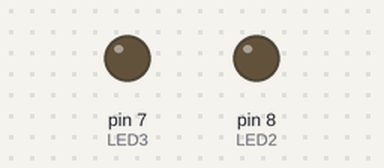
A sketch run on a simulated Arduino Uno, built with avr-gcc and run on an emulated ATmega328P. On the bench: output pins drawn as LEDs (lit = HIGH). What the sketch prints to the serial monitor is not drawn. At 14.8 s the program stops and its outputs stay as they are.

Above: at 0.1 s.
At 2.1 s:
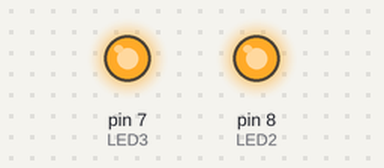
At 14.6 s:
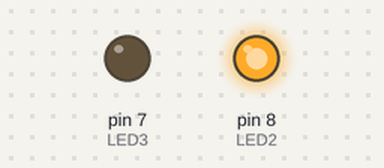
Timing chart, 0 to 16.1 s (numbered marks = the images above):
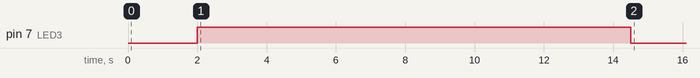

Measured:
- by itself, pin 7 (LED3): HIGH → LOW at 14.5 s

The sketch:

HT-03_CAN_staytest0.ino
```cpp
// MIT Cheetah モーターのサンプルプログラム

#include <mcp_can.h>
#include <SPI.h>

/*SAMD core*/
#ifdef ARDUINO_SAMD_VARIANT_COMPLIANCE
#define SERIAL serialUSB
#else
#define SERIAL Serial
#endif

#define LED2 8 //Define LED pins on CAN-Bus Shield
#define LED3 7 //Define LED pins on CAN-Bus Shield
#define MOTOR_ADDRESS 0x01
#define LOOPTIME 5

// Control table
//---------------------------------------------------------
// MIT-Cheetah motor is controlled with 5 variables:
// position... target position
// velocity... target velocity
// kp... PD control P gain
// kd... PD control D gain
// ff... Feedforward torque bias input
//---------------------------------------------------------
// output_torque = kp*position_error + kd*velocity_error
//                  + Feedforward_torque
//---------------------------------------------------------
int pos = 0 * 1024;
int vel = 0;
int kp = 50;
int kd = 25;
int ff = 0;

// convert signed variables to unsigned variables to match the protocols
unsigned int upos = pos - 32768; // 16 bit
unsigned int uvel = vel - 2048;  // 12 bit
unsigned int ukp = kp;           // 12 bit (defined as positive value only)
unsigned int ukd = kd;           // 12 bit (defined as positive value only)
unsigned int uff = ff - 2048;    // 12 bit

//the cs pin of the version after v1.1 is default to D9
//v0.9b and v1.0 is default D10
const int SPI_CS_PIN = 10;

MCP_CAN CAN(SPI_CS_PIN); //set CS PIN

unsigned long timer[3];   // for controller
unsigned char can_msg[8]; // 8 bytes CAN message

void setup()
{
  SERIAL.begin(115200);
  pinMode(LED2, OUTPUT);
  pinMode(LED3, OUTPUT);
  delay(1000);

  // CAN initialization
  while (CAN_OK != CAN.begin(CAN_1000KBPS)) //init can bus : baudrate = 1Mbps
  {
    SERIAL.println("CAN BUS Shield init fail");
    SERIAL.println(" Init CAN BUS Shield again");
    delay(100);
  }

  SERIAL.println("CAN BUS Shield init ok!");
  digitalWrite(LED2, HIGH);
  delay(1000);

  // エンコーダのゼロを現在の位置にする
  SERIAL.print("position initializing...");
  can_msg[0] = 0xFF;
  can_msg[1] = 0xFF;
  can_msg[2] = 0xFF;
  can_msg[3] = 0xFF;
  can_msg[4] = 0xFF;
  can_msg[5] = 0xFF;
  can_msg[6] = 0xFF;
  can_msg[7] = 0xFE;
  SERIAL.println("sending CAN msg...");
  CAN.sendMsgBuf(MOTOR_ADDRESS, 0, 8, can_msg);
  digitalWrite(LED3, HIGH);
  delay(1000);

  // モーターモードに入り，トルクをオンにする
  SERIAL.print("Motor ctrl ON...");
  can_msg[0] = 0xFF;
  can_msg[1] = 0xFF;
  can_msg[2] = 0xFF;
  can_msg[3] = 0xFF;
  can_msg[4] = 0xFF;
  can_msg[5] = 0xFF;
  can_msg[6] = 0xFF;
  can_msg[7] = 0xFC;
  SERIAL.println("sending CAN msg...");
  CAN.sendMsgBuf(MOTOR_ADDRESS, 0, 8, can_msg);
  delay(1000);

  timer[0] = millis(); // 制御用タイマー
}

void loop()
{
  unsigned char len = 0; // 受信バッファ長さ
  unsigned char buf[6];  // 受信バッファ

  while (millis() - timer[0] < 10000)
  {
    timer[1] = millis();

    // 入力をプロンプトに合わせて変換
    can_msg[0] = upos >> 8;
    can_msg[1] = upos & 0x00FF;
    can_msg[2] = (uvel >> 4) & 0xFF;
    can_msg[3] = ((uvel & 0x000F) << 4) + ((ukp >> 8) & 0xFF);
    can_msg[4] = ukp & 0xFF;
    can_msg[5] = ukd >> 4;
    can_msg[6] = ((ukd & 0x000F) << 4) + (uff >> 8);
    can_msg[7] = uff & 0xff;

    // コマンド内容をシリアルでPCに送信
    SERIAL.print(timer[1] - timer[0]);
    SERIAL.print("ID: ");
    SERIAL.print(MOTOR_ADDRESS);
    SERIAL.print(" POS: ");
    SERIAL.print(pos);
    SERIAL.print(" VEL:");
    SERIAL.print(vel);
    SERIAL.print(" CUR:");
    SERIAL.print(ff);
    SERIAL.println();

    CAN.sendMsgBuf(MOTOR_ADDRESS, 0, 8, can_msg); //send data

    // SERIAL.println("receiving CAN msg...");

    if (CAN_MSGAVAIL == CAN.checkReceive()) //check if data coming
    {
      CAN.readMsgBuf(&len, buf); //read data, len: data length, buf: data buf

      // 受け取ったデータをプロトコルに基づき変換
      unsigned int id = buf[0];
      unsigned int upos_cur = (buf[1] << 8) + buf[2];
      unsigned int uvel_cur = (buf[3] << 4) + ((buf[4] & 0xF0) >> 4);
      unsigned int ucur_cur = ((buf[4] & 0x0F) << 8) + buf[5];

      int pos_cur = upos_cur + 32768;
      int vel_cur = uvel_cur - 2048;
      int cur_cur = ucur_cur - 2048;

      SERIAL.print("CUR: ID: ");
      SERIAL.print(id);
      SERIAL.print(" POS: ");
      SERIAL.print(pos_cur);
      SERIAL.print(" VEL:");
      SERIAL.print(vel_cur);
      SERIAL.print(" CUR:");
      SERIAL.print(cur_cur);
      SERIAL.println();

      timer[2] = millis() - timer[1];
      if (timer[2] < LOOPTIME)
      {
        delay(LOOPTIME - timer[2]);
      }
      else
      {
        SERIAL.print("time shortage: ");
        SERIAL.println(timer[2] - LOOPTIME);
      }
    }
  }

  SERIAL.print("Motor ctrl OFF...");
  can_msg[0] = 0xFF;
  can_msg[1] = 0xFF;
  can_msg[2] = 0xFF;
  can_msg[3] = 0xFF;
  can_msg[4] = 0xFF;
  can_msg[5] = 0xFF;
  can_msg[6] = 0xFF;
  can_msg[7] = 0xFD;

  SERIAL.println("sending CAN msg...");
  CAN.sendMsgBuf(MOTOR_ADDRESS, 0, 8, can_msg);
  delay(500);
  SERIAL.println("Program finish!");
  digitalWrite(LED3, LOW);

  while (true)
  {
    delay(100);
  }
}
```
